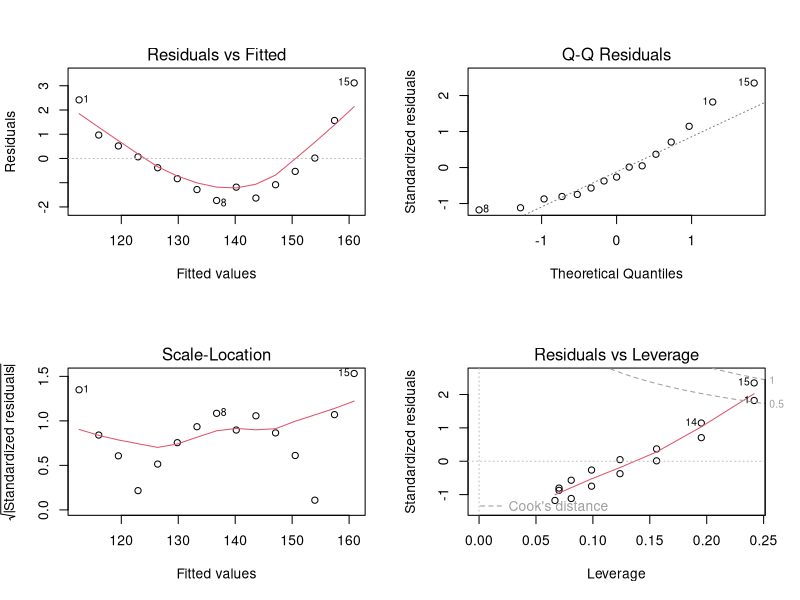

Source code (R):
## ---- chunk 1
knitr::opts_chunk$set(echo = TRUE)
## ---- chunk 2
data(women)
## ---- chunk 3
fit = lm(weight ~ height,women)
## ---- chunk 4
par(mfrow=c(2,2)) 
## ---- chunk 5
plot(fit)
## ---- chunk 6
par(mfrow=c(1,1)) 
